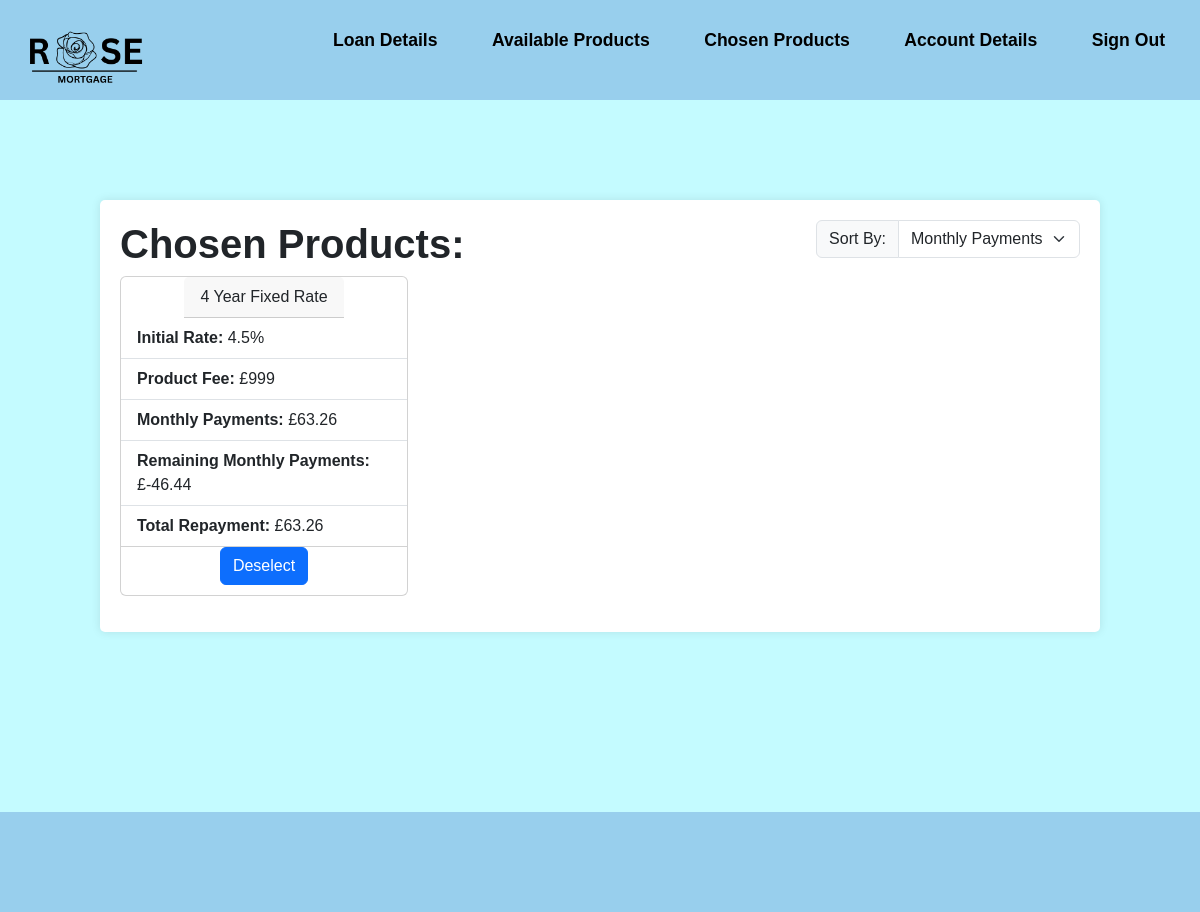
The app's page /MemberChosenProducts.php (signed in) with its own data.
### tables this page shows
CREATE TABLE "Quote" (
	"Quote_ID"	INTEGER NOT NULL,
	"Product_ID"	INTEGER NOT NULL,
	"RegisteredUser_ID"	INTEGER NOT NULL,
	"product_starred"	INTEGER NOT NULL,
	FOREIGN KEY("Quote_ID") REFERENCES "Quote"("Quote_ID"),
	FOREIGN KEY("RegisteredUser_ID") REFERENCES "RegisteredUser"("RegisteredUser_ID"),
	FOREIGN KEY("Product_ID") REFERENCES "Product"("Product_ID"),
	PRIMARY KEY("Quote_ID" AUTOINCREMENT)
);

CREATE TABLE "Product" (
	"Product_ID"	INTEGER NOT NULL,
	"Broker_ID"	INTEGER NOT NULL,
	"YearRate"	INTEGER NOT NULL,
	"ProductType"	TEXT NOT NULL,
	"expected_income"	INTEGER NOT NULL,
	"expected_credit_score"	INTEGER NOT NULL,
	"initial_interest_rate"	REAL NOT NULL,
	"ProductFee"	INTEGER NOT NULL,
	"ltv_ratio"	REAL NOT NULL,
	"aDraft"	INTEGER NOT NULL,
	PRIMARY KEY("Product_ID" AUTOINCREMENT),
	FOREIGN KEY("Broker_ID") REFERENCES "Broker"("Broker_ID")
);

CREATE TABLE "financialdetails" (
	"financial_ID"	INTEGER,
	"RegisteredUser_ID"	INTEGER NOT NULL,
	"annual_income"	INTEGER NOT NULL,
	"additional_income_amount"	INTEGER NOT NULL,
	"total_balance"	INTEGER NOT NULL,
	"other_commitments"	TEXT NOT NULL,
	"monthly_spending_amounts"	INTEGER NOT NULL,
	"credit_score"	TEXT NOT NULL,
	"mortgage_reason"	TEXT NOT NULL,
	"estimated_property_value"	INTEGER NOT NULL,
	"borrow_amount"	INTEGER NOT NULL,
	"mortgage_term"	INTEGER NOT NULL,
	"user_ltv"	INTEGER,
	FOREIGN KEY("RegisteredUser_ID") REFERENCES "RegisteredUser"("RegisteredUser_ID"),
	PRIMARY KEY("financial_ID" AUTOINCREMENT)
);

### MemberChosenProducts.php (the view, shortened to what this page needs)
<?php
require_once 'connection.php';
$RegisteredUser_ID = $_SESSION['RegisteredUser_ID'];
$sql = "SELECT *
        FROM Quote
        LEFT JOIN RegisteredUser ON (Quote.RegisteredUser_ID = RegisteredUser.RegisteredUser_ID)
        LEFT JOIN Product ON (Quote.Product_ID = Product.Product_ID)
        LEFT JOIN financialdetails ON (financialdetails.RegisteredUser_ID = RegisteredUser.RegisteredUser_ID)
        WHERE product_starred = 1
        AND RegisteredUser.RegisteredUser_ID = :registered_user_id
        ";
$statement = $db->prepare($sql);
$statement->bindParam(':registered_user_id', $RegisteredUser_ID);
$statement->execute();
?>
<!DOCTYPE html>
<html lang="en">
<head>
    <link rel="stylesheet"
        href="https://cdn.jsdelivr.net/npm/bootstrap@5.3.2/dist/css/bootstrap.min.css"
>
    <link rel="stylesheet" href="style.css">
</head>
<body>
    <header class="flex-container">
        <a href="MemberViewProducts.php"> <img src="Assets/logo.png" alt="Rose Mortgage"> </a>
        <div>
            <ul class="nav-links">
                <li><a href="Loan-details.php">Loan Details</a></li>
                <li><a href="MemberViewProducts.php">Available Products</a></li>
                <li><a href="MemberChosenProducts.php">Chosen Products</a></li>
                <li><a href="MemberAccountDetails.php">Account Details</a></li>
                <li><a href="home.php">Sign Out</a></li>
            </ul>
        </div>
    </header>
    <div class="largecontainer">
        <div class="flex-container">
            <div>
                <h1><b>Chosen Products:</b></h1>
            </div>
            <div>
                <div class="input-group mb-3">
                    <label class="input-group-text" for="inputGroupSelect01">Sort By:</label>
                    <select class="form-select" id="inputGroupSelect01">
                        <option selected>Monthly Payments</option>
                    </select>
                </div>
            </div>
        </div>
        <div class="flex-table">
            <?php while ($row = $statement->fetch(PDO::FETCH_ASSOC)) {
                $initialmonthlyInterestRate = $row["initial_interest_rate"] / 100/ 12;
                $initialmonths = $row["mortgage_term"]*12;
                $initialmonthlyPayments = $row["borrow_amount"] * (($initialmonthlyInterestRate * pow((1 + $initialmonthlyInterestRate), $initialmonths)) / (pow((1 + $initialmonthlyInterestRate), $initialmonths) - 1));
                $initialrounded = round($initialmonthlyPayments,2);
                $remainingmonthlyInterestRate = 7.5/100/12;
                $remainingmonths = ($row["mortgage_term"] - $row["YearRate"]) * 12;
                $remainingamount = ($row["borrow_amount"] - ($initialmonths * $initialmonthlyPayments));
                $remainingmonthlyPayments = $remainingamount * (($remainingmonthlyInterestRate * pow((1 + $remainingmonthlyInterestRate), $remainingmonths)) / (pow((1 + $remainingmonthlyInterestRate), $remainingmonths) - 1));
                $remainingrounded = round($remainingmonthlyPayments,2);
                ?>
                <div class="card" style="width: 18rem;">
                    <div class="card-header">
                        <?php echo $row["YearRate"] . " Year " . $row["ProductType"]; ?>
                    </div>
                    <ul class="list-group list-group-flush">
                        <li class="list-group-item"><b>Initial Rate: </b><?php echo $row["initial_interest_rate"]; ?>%</li>
                        <li class="list-group-item"><b>Product Fee: </b><?php echo $row["ProductFee"]; ?></li>
                        <li class="list-group-item"><b>Monthly Payments: </b>£<?php echo $initialrounded; ?></li>
                        <li class="list-group-item"><b>Remaining Monthly Payments: </b>£<?php echo $remainingrounded; ?></li>
                        <li class="list-group-item"><b>Total Repayment: </b>£<?php echo $initialrounded; ?></li>
                    </ul>
                    <form method="post" action="">
                        <button type="submit" name="deselect" class="btn btn-primary">Deselect</button>
                    </form>
                </div>
            <?php } ?>
        </div>
    </div>
    <footer>
    </footer>
</body>
</html>

### style.css (style rules this page uses)
* { margin: 0; padding: 0; text-decoration: none; font-family: Arial, Helvetica, sans-serif; box-sizing: border-box; list-style: none; }
a { color: #000; text-decoration: none; }
header { background-color: #98CFED; padding: 10px; color: black; height: 100px; width: 100%; top: 0; display: flex; justify-content: flex-start; align-items: center; z-index: 1000; }
.nav-links li { display: inline-block; position: relative; margin: 0 25px; }
.nav-links li a { font-weight: bold; font-size: 1.1rem; text-decoration: none; color: black; }
.nav-links li::after { content: ''; width: 0%; height: 2px; background: #000; display: block; margin: auto; position: absolute; top: 100%; left: 50%; transform: translate(-50%); transition: 0.7s; }
header img { width: 150px; height: auto; }
body { background-color: #c4fbff; display: flex; flex-direction: column; min-height: 100vh; }
input[type="number"], button { width: 100%; padding: 10px; margin-bottom: 10px; border-radius: 3px; border: 1px solid #ccc; }
button { background-color: #007BFF; color: #fff; cursor: pointer; }
.card { height: 100%; display: flex; justify-content: center; align-items: center; }
ul { flex: 1; margin-bottom: 20px; }
ul li { list-style-type: disc; }
.largecontainer { width: 1000px; margin: 100px auto 80px; padding: 20px; background-color: #fff; border-radius: 5px; box-shadow: 0 0 10px rgba(0, 0, 0, 0.1); }
.flex-container { display: flex; flex-direction: row; justify-content:space-between; }
.flex-table { display:flex; flex-direction: row; flex-wrap: wrap; align-content: flex-start; justify-content: space-between; margin-right: 20px; margin-bottom: 1em; }
label { display: block; font-weight: bold; }
.input-group { margin-bottom: 20px; }
footer { background-color: #98CFED; padding: 10px; color: black; height: 100px; width: 100%; bottom: 0; z-index: 1000; margin-top: 100px; }

### records on screen
quote: Product_ID.YearRate "4", Product_ID.ProductType "Fixed Rate", Product_ID.initial_interest_rate "4.5", Product_ID.ProductFee "£999", financialdetails.borrow_amount+mortgage_term "63.26", financialdetails.borrow_amount+mortgage_term "-46.44"
